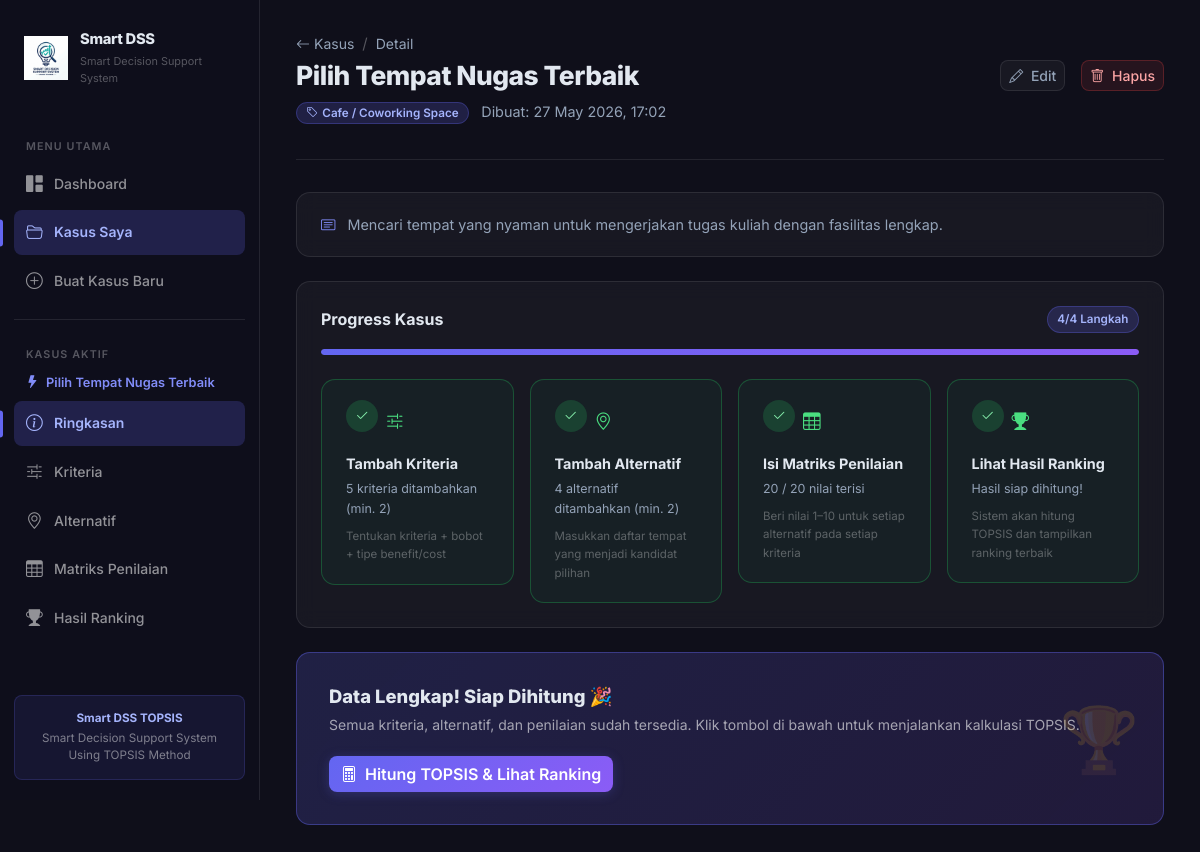
The page /index.php?page=kasus&action=show&id=1 on the database its author committed.
### tables this page shows
CREATE TABLE IF NOT EXISTS kasus (
  id          INT AUTO_INCREMENT PRIMARY KEY,
  nama        VARCHAR(255) NOT NULL,
  deskripsi   TEXT,
  tipe_tempat VARCHAR(100),
  created_at  TIMESTAMP DEFAULT CURRENT_TIMESTAMP
);

### controllers/KasusController.php (called while the page is built, shortened)
<?php
class KasusController {
    public function show(?int $id): void {
        $kasus = getKasusById($id);
        $progress = getKasusProgress($id);
        $active_page = 'kasus_show';
        $kasus_id    = $id;
        require BASE_PATH . '/views/layouts/header.php';
        require BASE_PATH . '/views/kasus/show.php';
        require BASE_PATH . '/views/layouts/footer.php';
    }
}

### models/Kasus.php (called while the page is built, shortened)
<?php
function getKasusById(int $id): array|false {
    $db   = getDB();
    $stmt = $db->prepare("SELECT * FROM kasus WHERE id = ?");
    $stmt->execute([$id]);
    return $stmt->fetch();
}
function getKasusProgress(int $kasus_id): array {
    $db = getDB();
    $jmlKriteria   = (int)$db->query("SELECT COUNT(*) FROM kriteria   WHERE kasus_id = $kasus_id")->fetchColumn();
    $jmlAlternatif = (int)$db->query("SELECT COUNT(*) FROM alternatif WHERE kasus_id = $kasus_id")->fetchColumn();
    $jmlPenilaian  = 0;
    $totalRequired = $jmlKriteria * $jmlAlternatif;
    if ($totalRequired > 0) {
        $stmt = $db->prepare(
            "SELECT COUNT(*) FROM penilaian p
             INNER JOIN alternatif a ON a.id = p.alternatif_id
             INNER JOIN kriteria   k ON k.id = p.kriteria_id
             WHERE a.kasus_id = ? AND k.kasus_id = ?"
        );
        $stmt->execute([$kasus_id, $kasus_id]);
        $jmlPenilaian = (int)$stmt->fetchColumn();
    }
    return [
        'kriteria'   => $jmlKriteria   >= 2,
        'alternatif' => $jmlAlternatif >= 2,
        'penilaian'  => $totalRequired > 0 && $jmlPenilaian >= $totalRequired,
        'jml_kriteria'   => $jmlKriteria,
        'jml_alternatif' => $jmlAlternatif,
        'jml_penilaian'  => $jmlPenilaian,
        'total_required' => $totalRequired,
    ];
}

### views/kasus/show.php (the view, shortened to what this page needs)
<?php
$kid = $kasus['id'];
?>
<div class="page-header fade-in-up">
  <div class="d-flex align-items-center gap-2 mb-1">
    <a href="index.php?page=kasus" style="color:var(--text-muted);text-decoration:none;font-size:.875rem;">
      <i class="bi bi-arrow-left me-1"></i>Kasus
    </a>
    <span style="color:var(--text-faint);">/</span>
    <span style="font-size:.875rem;color:var(--text-muted);">Detail</span>
  </div>
  <div class="d-flex align-items-start justify-content-between flex-wrap gap-2">
    <div>
      <h1 class="page-title"><?= htmlspecialchars($kasus['nama']) ?></h1>
      <p class="page-subtitle">
        <span class="badge-bobot me-2"><i class="bi bi-tag me-1"></i><?= htmlspecialchars($kasus['tipe_tempat'] ?: 'Umum') ?></span>
        Dibuat: <?= date('d M Y, H:i', strtotime($kasus['created_at'])) ?>
      </p>
    </div>
    <div class="d-flex gap-2">
      <a href="index.php?page=kasus&action=edit&id=<?= $kid ?>" class="btn btn-ghost btn-sm">
        <i class="bi bi-pencil me-1"></i> Edit
      </a>
      <button type="button" class="btn btn-danger-soft btn-sm"
              onclick="confirmDelete('del-kasus-<?= $kid ?>', '<?= addslashes(htmlspecialchars($kasus['nama'])) ?>')">
        <i class="bi bi-trash me-1"></i> Hapus
      </button>
    </div>
  </div>
</div>
<?php if ($kasus['deskripsi']): ?>
<div class="glass-card mb-4 fade-in-up">
  <div class="card-body" style="padding:1.25rem 1.5rem;">
    <p style="color:var(--text-muted);margin:0;font-size:.9rem;">
      <i class="bi bi-card-text me-2" style="color:#818cf8;"></i>
      <?= htmlspecialchars($kasus['deskripsi']) ?>
    </p>
  </div>
</div>
<?php endif; ?>
<?php
$steps_data = [
  [
    'num'   => 1,
    'label' => 'Tambah Kriteria',
    'desc'  => $progress['jml_kriteria'] . ' kriteria ditambahkan (min. 2)',
    'done'  => $progress['kriteria'],
    'url'   => "index.php?page=kriteria&kasus_id=$kid",
    'icon'  => 'bi-sliders2',
    'hint'  => 'Tentukan kriteria + bobot + tipe benefit/cost',
  ],
  [
    'num'   => 2,
    'label' => 'Tambah Alternatif',
    'desc'  => $progress['jml_alternatif'] . ' alternatif ditambahkan (min. 2)',
    'done'  => $progress['alternatif'],
    'url'   => "index.php?page=alternatif&kasus_id=$kid",
    'icon'  => 'bi-geo-alt',
    'hint'  => 'Masukkan daftar tempat yang menjadi kandidat pilihan',
  ],
  [
    'num'   => 3,
    'label' => 'Isi Matriks Penilaian',
    'desc'  => $progress['jml_penilaian'] . ' / ' . $progress['total_required'] . ' nilai terisi',
    'done'  => $progress['penilaian'],
    'url'   => "index.php?page=penilaian&kasus_id=$kid",
    'icon'  => 'bi-table',
    'hint'  => 'Beri nilai 1–10 untuk setiap alternatif pada setiap kriteria',
  ],
  [
    'num'   => 4,
    'label' => 'Lihat Hasil Ranking',
    'desc'  => $progress['penilaian'] ? 'Hasil siap dihitung!' : 'Selesaikan langkah 1–3 terlebih dahulu',
    'done'  => $progress['penilaian'],
    'url'   => "index.php?page=hasil&kasus_id=$kid",
    'icon'  => 'bi-trophy-fill',
    'hint'  => 'Sistem akan hitung TOPSIS dan tampilkan ranking terbaik',
  ],
];
$done_count = array_sum(array_map(fn($s) => $s['done'] ? 1 : 0, $steps_data));
$pct        = round($done_count / count($steps_data) * 100);
?>
<div class="glass-card mb-4 fade-in-up">
  <div class="card-body">
    <div class="d-flex align-items-center justify-content-between mb-3">
      <h2 style="font-size:1rem;font-weight:700;margin:0;">Progress Kasus</h2>
      <span class="badge-bobot"><?= $done_count ?>/<?= count($steps_data) ?> Langkah</span>
    </div>
    <div class="progress-bar-custom mb-4">
      <div class="progress-fill" data-width="<?= $pct ?>"></div>
    </div>
    <div class="row g-3">
    <?php foreach ($steps_data as $s): ?>
      <div class="col-sm-6 col-xl-3">
        <a href="<?= $s['url'] ?>" class="step-card <?= $s['done'] ? 'done' : '' ?>" style="text-decoration:none;">
          <div class="d-flex align-items-center gap-2 mb-2">
            <div class="step-num <?= $s['done'] ? 'done' : '' ?>">
              <?= $s['done'] ? '<i class="bi bi-check2" style="font-size:.9rem;"></i>' : $s['num'] ?>
            </div>
            <i class="bi <?= $s['icon'] ?>" style="color:<?= $s['done'] ? '#4ade80' : '#818cf8' ?>;font-size:1.1rem;"></i>
          </div>
          <div style="font-weight:700;font-size:.9rem;margin-bottom:.25rem;color:var(--text);">
            <?= $s['label'] ?>
          </div>
          <div style="font-size:.78rem;color:var(--text-muted);margin-bottom:.5rem;"><?= $s['desc'] ?></div>
          <div style="font-size:.72rem;color:var(--text-faint);"><?= $s['hint'] ?></div>
        </a>
      </div>
    <?php endforeach; ?>
    </div>
  </div>
</div>
<?php if ($progress['penilaian']): ?>
<div class="winner-card fade-in-up">
  <div>
    <h3 style="font-size:1.15rem;font-weight:800;margin-bottom:.4rem;">Data Lengkap! Siap Dihitung 🎉</h3>
    <p style="color:rgba(255,255,255,.6);font-size:.875rem;margin-bottom:1.25rem;">
      Semua kriteria, alternatif, dan penilaian sudah tersedia. Klik tombol di bawah untuk menjalankan kalkulasi TOPSIS.
    </p>
    <a href="index.php?page=hasil&kasus_id=<?= $kid ?>" class="btn btn-gradient winner-pulse">
      <i class="bi bi-calculator me-2"></i>Hitung TOPSIS & Lihat Ranking
    </a>
  </div>
</div>
<?php endif; ?>

### views/layouts/header.php (shortened to what this page needs)
<?php
$active_page = $active_page ?? 'dashboard';
$kasus_id    = $kasus_id    ?? null;
$kasus_nav   = ($kasus_id && isset($kasus)) ? $kasus : null;
?>
<!DOCTYPE html>
<html lang="id">
<head>
  <link href="https://cdn.jsdelivr.net/npm/bootstrap@5.3.3/dist/css/bootstrap.min.css" rel="stylesheet">
  <link href="https://cdn.jsdelivr.net/npm/bootstrap-icons@1.11.3/font/bootstrap-icons.min.css" rel="stylesheet">
  <link href="<?= rtrim(dirname($_SERVER['PHP_SELF']), '/') ?>/assets/css/style.css?v=<?= filemtime(BASE_PATH.'/assets/css/style.css') ?>" rel="stylesheet">
</head>
<body>
<div class="app-wrapper">
  <nav class="sidebar">
    <a href="index.php" class="nav-brand">
      <div class="brand-icon">
        <img src="<?= rtrim(dirname($_SERVER['PHP_SELF']), '/') ?>/assets/logo.png" alt="Smart DSS Logo" class="brand-logo-img" width="44" height="44">
      </div>
      <div>
        <div class="brand-name">Smart DSS</div>
        <div class="brand-sub">Smart Decision Support System</div>
      </div>
    </a>
    <div class="nav-section-label">Menu Utama</div>
    <a href="index.php"
       class="nav-link-custom <?= $active_page === 'dashboard' ? 'active' : '' ?>">
      <i class="bi bi-grid-1x2-fill"></i> Dashboard
    </a>
    <a href="index.php?page=kasus"
       class="nav-link-custom <?= in_array($active_page, ['kasus','kasus_show']) ? 'active' : '' ?>">
      <i class="bi bi-folder2-open"></i> Kasus Saya
    </a>
    <a href="index.php?page=kasus&action=create"
       class="nav-link-custom <?= $active_page === 'kasus_create' ? 'active' : '' ?>">
      <i class="bi bi-plus-circle"></i> Buat Kasus Baru
    </a>
    <?php if ($kasus_id): ?>
    <div class="divider" style="margin: .75rem 0;"></div>
    <div class="nav-section-label">Kasus Aktif</div>
    <?php if ($kasus_nav): ?>
    <div style="padding: .3rem .75rem .6rem; font-size:.8rem; color:#818cf8; font-weight:600; line-height:1.3;">
      <i class="bi bi-lightning-fill me-1"></i>
      <?= htmlspecialchars(mb_strimwidth($kasus_nav['nama'], 0, 28, '…')) ?>
    </div>
    <?php endif; ?>
    <a href="index.php?page=kasus&action=show&id=<?= $kasus_id ?>"
       class="nav-link-custom <?= $active_page === 'kasus_show' ? 'active' : '' ?>">
      <i class="bi bi-info-circle"></i> Ringkasan
    </a>
    <a href="index.php?page=kriteria&kasus_id=<?= $kasus_id ?>"
       class="nav-link-custom <?= $active_page === 'kriteria' ? 'active' : '' ?>">
      <i class="bi bi-sliders2"></i> Kriteria
    </a>
    <a href="index.php?page=alternatif&kasus_id=<?= $kasus_id ?>"
       class="nav-link-custom <?= $active_page === 'alternatif' ? 'active' : '' ?>">
      <i class="bi bi-geo-alt"></i> Alternatif
    </a>
    <a href="index.php?page=penilaian&kasus_id=<?= $kasus_id ?>"
       class="nav-link-custom <?= $active_page === 'penilaian' ? 'active' : '' ?>">
      <i class="bi bi-table"></i> Matriks Penilaian
    </a>
    <a href="index.php?page=hasil&kasus_id=<?= $kasus_id ?>"
       class="nav-link-custom <?= $active_page === 'hasil' ? 'active' : '' ?>">
      <i class="bi bi-trophy-fill"></i> Hasil Ranking
    </a>
    <?php endif; ?>
    <div class="sidebar-footer">
      <div class="sidebar-info-box">
        <strong>Smart DSS TOPSIS</strong>
        Smart Decision Support System<br>Using TOPSIS Method
      </div>
    </div>
  </nav>
  <div class="main-content">

### rows shown on the page
kasus: nama "Pilih Tempat Nugas Terbaik", tipe_tempat "Cafe / Coworking Space", created_at "27 May 2026, 17:02", deskripsi "Mencari tempat yang nyaman untuk mengerjakan tugas kuliah dengan fasilitas lengkap.", id "4"

### other values the page prints
$s['label'] "Tambah Kriteria"
$s['desc'] "5 kriteria ditambahkan (min. 2)"
$s['hint'] "Tentukan kriteria + bobot + tipe benefit/cost"
$s['label'] "Tambah Alternatif"
$s['desc'] "4 alternatif ditambahkan (min. 2)"
$s['hint'] "Masukkan daftar tempat yang menjadi kandidat pilihan"
$s['label'] "Isi Matriks Penilaian"
$s['desc'] "20 / 20 nilai terisi"
$s['hint'] "Beri nilai 1–10 untuk setiap alternatif pada setiap kriteria"
$s['label'] "Lihat Hasil Ranking"
$s['desc'] "Hasil siap dihitung!"
$s['hint'] "Sistem akan hitung TOPSIS dan tampilkan ranking terbaik"
